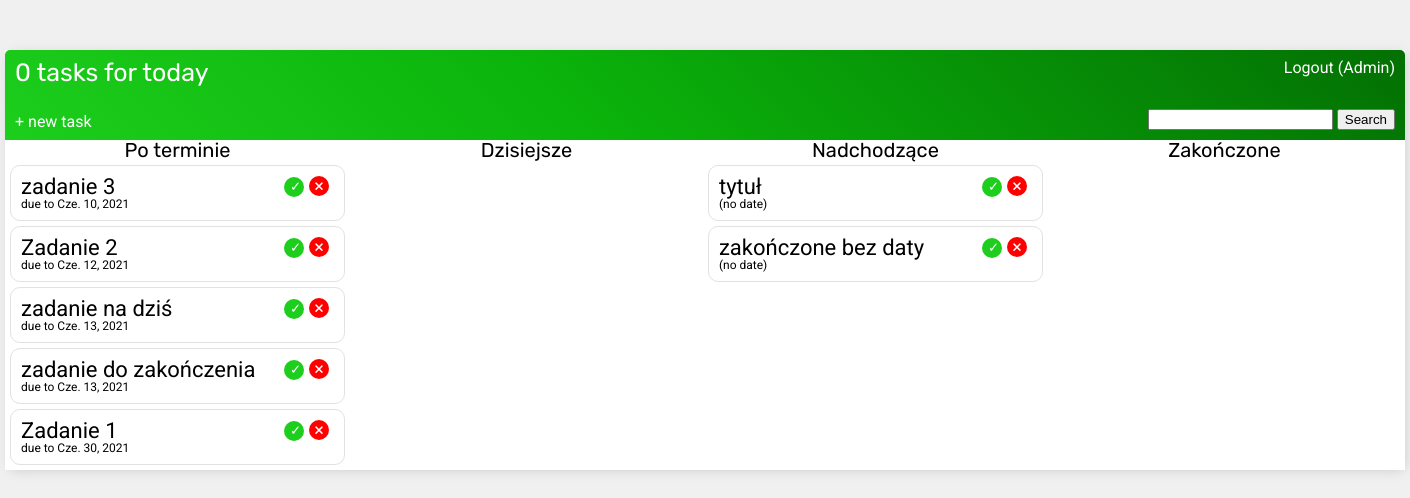
Page / (signed in) on the earlier database version.
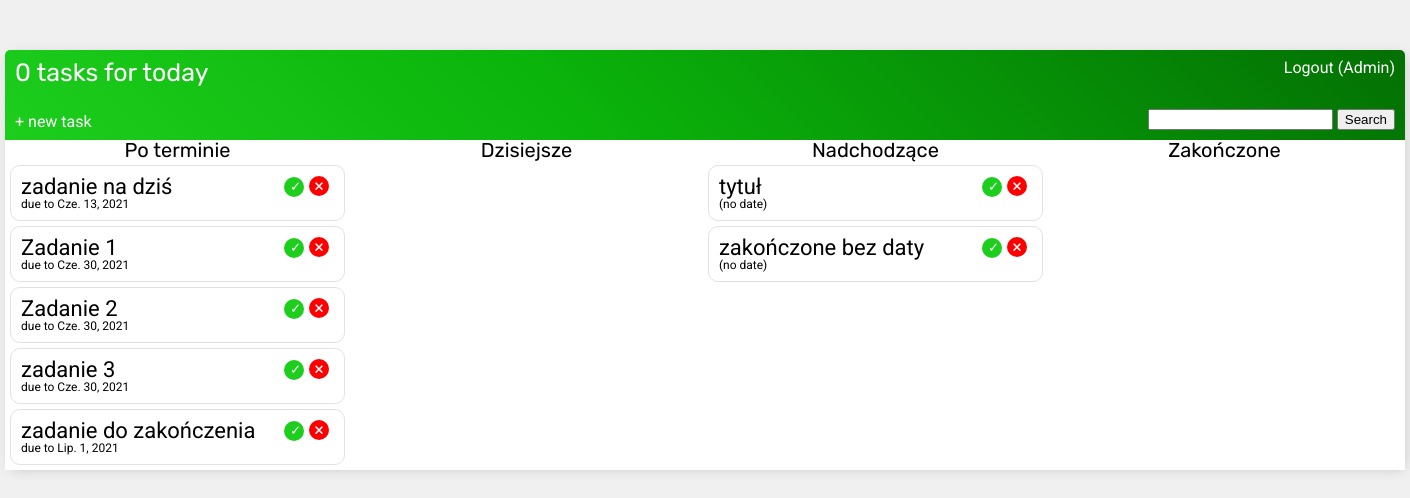
Same page on the later database version.
### base/models.py (models this page shows, shortened)
class Task(models.Model):
    user = models.ForeignKey(User, on_delete=models.CASCADE, null=True, blank=True)
    title = models.CharField(max_length=200)
    description = models.TextField(null=True, blank=True)
    completed = models.BooleanField(default=False)
    created = models.DateTimeField(auto_now_add=True)
    due_date = models.DateField(default=date.today, null=True, blank=True)
    completed_date = models.DateTimeField(null=True, blank=True)
    def __str__(self):
        return self.title
    @property
    def past(self):
        try:
            return date.today() > self.due_date
        except TypeError:
            return None
    @property
    def today(self):
        return date.today() == self.due_date
    @property
    def coming(self):
        try:
            return date.today() < self.due_date
        except TypeError:
            return self.due_date == None

### base/views.py (the view)
# urls.py: path('', TaskList.as_view(), name='tasks'),
class TaskList(LoginRequiredMixin, ListView):
    model = Task
    context_object_name = 'tasks'
    def get_context_data(self, **kwargs):
        context = super().get_context_data(**kwargs)
        context['tasks'] = context['tasks'].filter(user=self.request.user).order_by('completed', 'due_date')
        context['count'] = context['tasks'].filter(completed=False, due_date=date.today()).count()
        search_input = self.request.GET.get('search-area') or ''
        if search_input:
            context['tasks'] = context['tasks'].filter(title__startswith=search_input)
        context['search_input'] = search_input
        return context

### base/templates/base/task_list.html (shortened to what this page needs)
{% extends 'base/main.html' %}
{% block content %}
<div class="header-bar">
    <div class="header-left-side">
        <h1>{{count}} task{{ count|pluralize:"s" }} for today</h1>
        <div>
            <a href="{% url 'task-create' %}">&#43; new task</a>
        </div>
    </div>
    <div class="header-right-side">
        <a href="{% url 'logout' %}">Logout ({{request.user|title}})</a>
        <form method="GET">
            <input type="text" name="search-area" value="{{search_input}}">
            <input type="submit" value="Search">
        </form>
    </div>
</div>
<div class="tasklist-wrapper">
    <h3 class="tasklist-header">Po terminie</h3>
    {% for task in tasks %}
    {% if task.past %}
    {% if task.completed == False %}
    <div class="task-wrapper">
        <div class="task-name">
            <div class="task-link">
                <a href="{% url 'task-detail' task.id %}">{{task}}</a>
            </div>
            <div class="complete-form">
                <form method="post" action="{% url 'complete' task.pk %}">
                    <input class="complete-btn" type="submit" value="&#10003;" />
                </form>
            </div>
            <div class="delete-link">
                <a class="delete-btn" class="delete-link" href="{% url 'task-delete' task.id %}">&#215;</a>
            </div>
        </div>
        <p class="deadline">due to {{task.due_date}}</p>
    </div>
    {% endif %}
    {% endif %}
    {% endfor %}
</div>
<div class="tasklist-wrapper">
    <h3 class="tasklist-header">Dzisiejsze</h3>
</div>
<div class="tasklist-wrapper">
    <h3 class="tasklist-header">Nadchodzące</h3>
    {% for task in tasks %}
    {% if task.coming %}
    {% if task.completed == False %}
    <div class="task-wrapper">
        <div class="task-name">
            <div class="task-link">
                <a href="{% url 'task-detail' task.id %}">{{task}}</a>
            </div>
            <div class="complete-form">
                <form method="post" action="{% url 'complete' task.pk %}">
                    <input class="complete-btn" type="submit" value="&#10003;" />
                </form>
            </div>
            <div class="delete-link">
                <a class="delete-btn" class="delete-link" href="{% url 'task-delete' task.id %}">&#215;</a>
            </div>
        </div>
        <p class="deadline">
            {% if task.due_date %}
                {{task.due_date}}
            {% else %}
                (no date)
            {% endif %}
        </p>
    </div>
    {% endif %}
    {% endif %}
    {% endfor %}
</div>
<div class="tasklist-wrapper">
    <h3 class="tasklist-header">Zakończone</h3>
</div>
{% endblock content %}

### base/templates/base/main.html (shortened to what this page needs)
<!DOCTYPE html>
{% load static %}
<html>
    <head>
        <link rel="stylesheet" type="text/css" href="{% static 'base/reset.css' %}">
        <link rel="stylesheet" type="text/css" href="{% static 'base/style.css' %}">
    </head>
    <body>
        <div class="container">
            {% block content %}
            {% endblock content %}
        </div>
    </body>
</html>

### base/static/base/style.css (style rules this page uses)
:root { --header-background: linear-gradient(45deg, rgb(29, 206, 29) 0%, rgb(11, 180, 11) 40%, rgb(3, 112, 3) 100%); }
body { background-color: #f0f0f0; font-family: 'Roboto', sans-serif; padding-top: 50px; }
h1, h3 { font-family: 'Rubik', sans-serif; }
h1 { font-size: 25px; }
h3 { font-size: 20px; }
.header-bar { display: flex; justify-content: space-between; height: 70px; color: white; padding: 10px; border-radius: 5px 5px 0 0; background: var(--header-background); }
.header-right-side { display: flex; text-align: right; flex-direction: column; justify-content: space-between; }
.header-left-side { display: flex; flex-direction: column; justify-content: space-between; }
.header-bar a { color: white; text-decoration: none; }
.container { width: 1400px; margin: auto; background-color: white; box-shadow: 2px 2px 13px -4px rgba(0, 0, 0, 0.21); }
.tasklist-header { text-align: center; }
.tasklist-wrapper { display: inline-block; vertical-align: top; width: 345px; }
.task-wrapper { padding: 10px; background-color: white; border: 1px solid rgb(226, 226, 226); margin: 5px; border-radius: 10px; }
.task-name { display: flex; flex-flow: row wrap; justify-content: flex-end; font-size: 18px; }
.task-link { margin-right: auto; }
.task-link a { text-decoration: none; color: black; font-size: 22px; }
.complete-btn { background-color: rgb(29, 206, 29); color: white; height: 20px; width: 20px; border-radius: 10px; text-decoration: none; cursor: pointer; border: none; }
.delete-btn { display: block; background-color: red; height: 19px; width: 20px; color: white; border-radius: 10px; text-decoration: none; text-align: center; padding-top: 1px; margin: 0 5px 0 5px; }
.deadline { font-size: 12px; }

Differences in the rows shown:
shown differently, row unchanged: Task "zadanie na dziś": moves up the list
shown differently, row unchanged: Task "Zadanie 1": moves up the list
changed Task "Zadanie 2": due_date "Cze. 12, 2021" → "Cze. 30, 2021"; moves down the list
changed Task "zadanie 3": due_date "Cze. 10, 2021" → "Cze. 30, 2021"
changed Task "zadanie do zakończenia": due_date "Cze. 13, 2021" → "Lip. 1, 2021"
